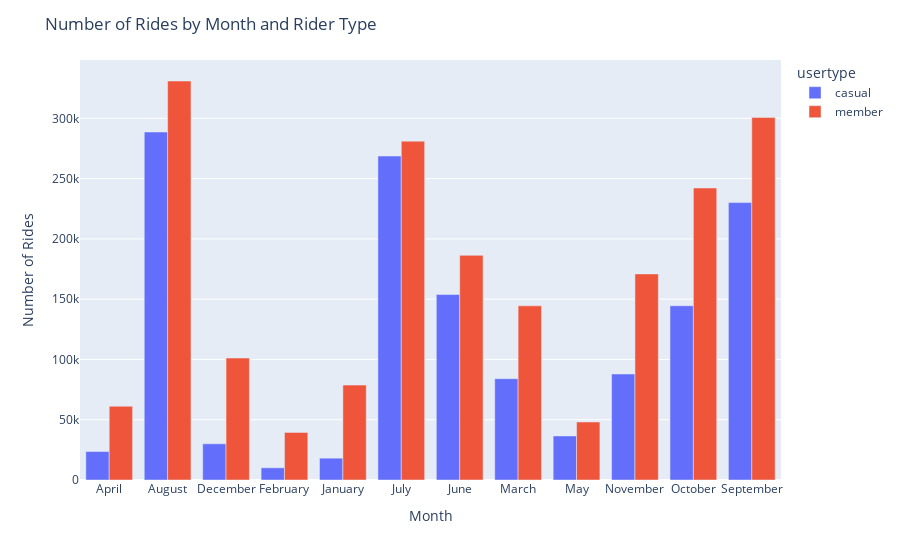

Notebook code cell kept with this figure:
### Code cell
# Group by member_casual and weekday, calculate number_of_rides and average_duration
grouped_data = all_trips_v2.groupby(['usertype', 'Month']).agg(number_of_rides=('bike_id', 'count'))
grouped_data = grouped_data.rename(columns={'number_of_rides': 'Number_of_Rides', 'ride_date': 'number_of_rides'}).reset_index()

# Create the visualization
fig = px.bar(grouped_data, x='Month', y='Number_of_Rides', color='usertype', barmode='group')
fig.update_layout(
    xaxis_title='Month',
    yaxis_title='Number of Rides',
    title='Number of Rides by Month and Rider Type'
)
fig.show()

### Figure 1 — Plotly figure (JSON) as saved in the notebook; plotly's stock layout.template omitted (floating-point values rounded to 4 significant figures)
{"data": [{"alignmentgroup": "True", "hovertemplate": "usertype=casual<br>Month=%{x}<br>Number_of_Rides=%{y}<extra></extra>", "legendgroup": "casual", "marker": {"color": "#636efa", "pattern": {"shape": ""}}, "name": "casual", "offsetgroup": "casual", "orientation": "v", "showlegend": true, "textposition": "auto", "type": "bar", "x": ["April", "August", "December", "February", "January", "July", "June", "March", "May", "November", "October", "September"], "xaxis": "x", "y": [23623, 288639, 29997, 10131, 18117, 268688, 153848, 84032, 36573, 87911, 144529, 230072], "yaxis": "y"}, {"alignmentgroup": "True", "hovertemplate": "usertype=member<br>Month=%{x}<br>Number_of_Rides=%{y}<extra></extra>", "legendgroup": "member", "marker": {"color": "#EF553B", "pattern": {"shape": ""}}, "name": "member", "offsetgroup": "member", "orientation": "v", "showlegend": true, "textposition": "auto", "type": "bar", "x": ["April", "August", "December", "February", "January", "July", "June", "March", "May", "November", "October", "September"], "xaxis": "x", "y": [61139, 330953, 101142, 39491, 78715, 281047, 186321, 144462, 48117, 170940, 242213, 300754], "yaxis": "y"}], "layout": {"barmode": "group", "legend": {"title": {"text": "usertype"}, "tracegroupgap": 0}, "margin": {"t": 60}, "title": {"text": "Number of Rides by Month and Rider Type"}, "xaxis": {"anchor": "y", "domain": [0, 1], "title": {"text": "Month"}}, "yaxis": {"anchor": "x", "domain": [0, 1], "title": {"text": "Number of Rides"}}}}
